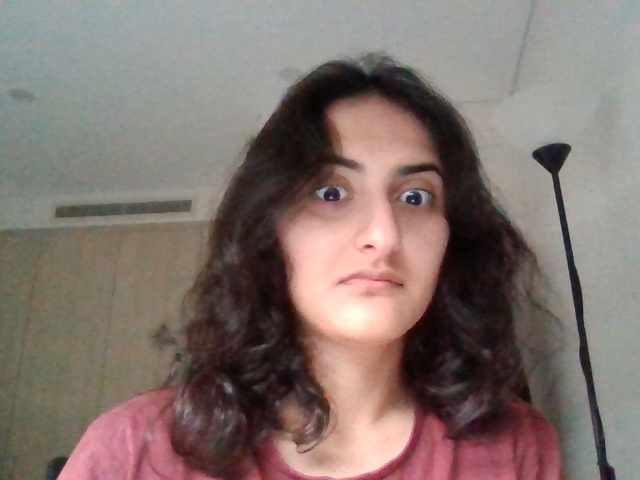
#> input picture src/img_processor/archive/testing_images/webcam_img2.jpg, 640 x 480 px, given in place of the camera
$ python webcam_processing.py
#> lines starting #> are read from the running program, lines starting #| are printed output that depends on the picture; after the words box and inside, x2 and y2 are one past the last pixel; in counts of white or black regions, pixels touching at a corner belong together
import cv2 as cv
import numpy as np

cap = cv.VideoCapture(0)
if not cap.isOpened():
    print("Cannot open camera")
    exit()

switchToContourDetection = False # if you want to test with contour detection (but I feel like we should stick with edge detection)
frameCount = 0

# [6 lines of commented-out code are left out]

while True:
    # Capture frame-by-frame - if frame is read correctly ret is True
    ret, frame = cap.read()
#> frame is the input picture: shape (480, 640, 3); mean B, G, R 109.5, 114.9, 129.5
    if not ret:
        print("Can't receive frame (stream end?). Exiting ...")
        break

    frame_gray = cv.cvtColor(frame, cv.COLOR_BGR2GRAY) # convert frame to grayscale for processing
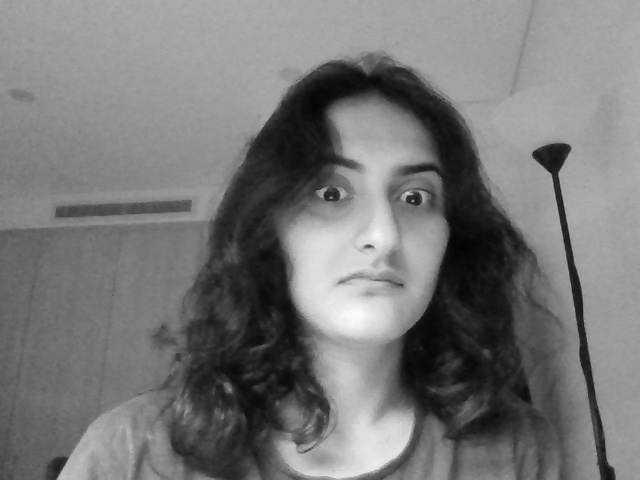
#> frame_gray: shape (480, 640); min 3, max 252, mean 118.7

    # Face detection
    face_cascade = cv.CascadeClassifier('haarcascade_frontalface_default.xml') # load model
    faces = face_cascade.detectMultiScale(frame_gray, 1.3, 5) # run
#> faces = [[272, 128, 205, 205]]

    # To mask out everything but the face
    mask = np.zeros_like(frame_gray) # make a mask

    # Get Region of interest
    for (x,y,w,h) in faces:
            roi_gray = frame_gray[y:y+h, x:x+w]
            mask[y:y+h, x:x+w] = 255
#> this loop made 1 pass
#> pass 1, `roi_gray = frame_gray[y:y+h, x:x+w]`:
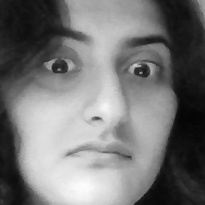
#> roi_gray: shape (205, 205); min 3, max 252, mean 117.7
#> after the loop:
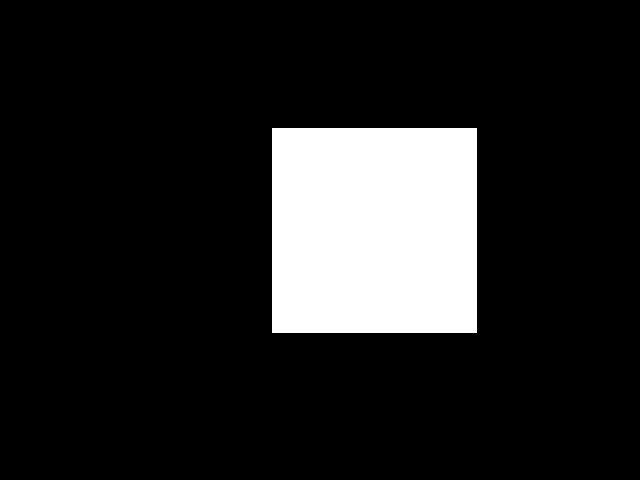
#> mask: shape (480, 640); 13.7% white; 1 white region, box (x1, y1, x2, y2) and area: (272, 128, 477, 333) 42025

    # Apply mask to the frame (it makes a new frame that is a copy of the old one and then applys the mask to it)
    frame_face = frame_gray.copy()
    frame_face = cv.bitwise_and(frame_face, frame_face, mask=mask)
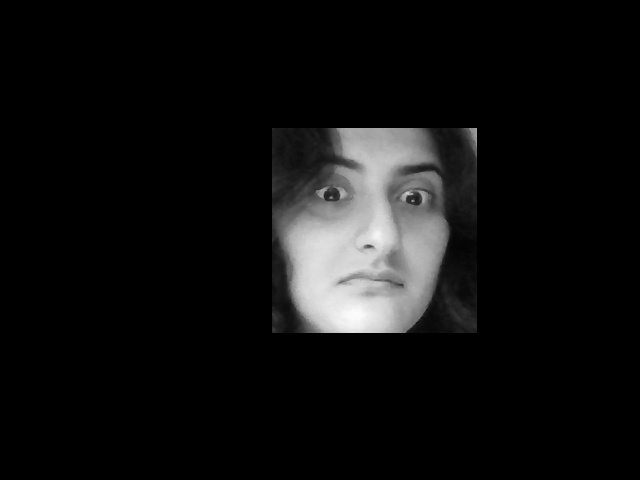
#> frame_face: shape (480, 640); min 0, max 252, mean 16.1

    img_gray = cv.GaussianBlur(frame_face, (5,5), 0) # apply blur for processing (nesscery for edge detection but not contour)

    # Default uses edge detection
    if switchToContourDetection:
        ret, thresh = cv.threshold(frame_face, 60, 255, cv.THRESH_BINARY)
        contours, hierarchy = cv.findContours(image=thresh, mode=cv.RETR_TREE, method=cv.CHAIN_APPROX_SIMPLE)
        out_frame = np.zeros(frame_face.shape) # create a new image to draw the contours on
        cv.drawContours(image=out_frame, contours=contours, contourIdx=-1, color=(255, 255, 255), thickness=1)
        cv.imshow('Contours image', out_frame) # show contours overlayed image

    else:
        out_frame= cv.Canny(image=frame_face, threshold1=85, threshold2=100) # Canny Edge Detection
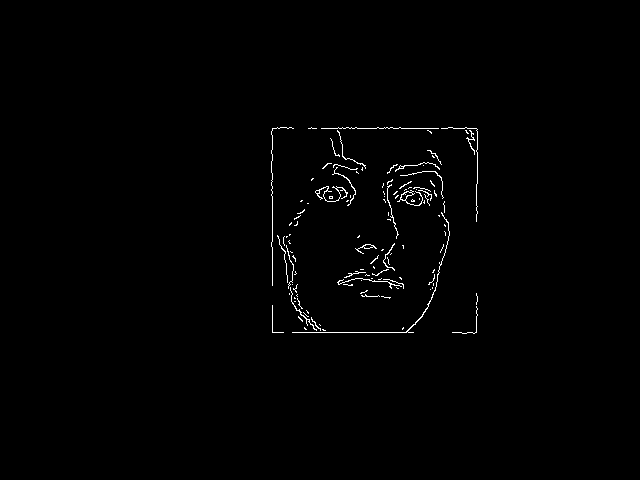
#> out_frame: shape (480, 640); 0.83% white in thin lines or dots, all inside (x1, y1, x2, y2) = (271, 127, 478, 334)
        cv.imshow('Canny Edge Detection', out_frame)

    frameCount += 1
    print('frame count: ' + str(frameCount))

    # Saving
    # #save_vid.write(frame) # save unprocessed video - just change frame to out_frame to save the processed video
    # cv.imshow('frame', frame) # show unprocessed frame if u want

    # Exit key is 's' - can save images here as well if u want
    if cv.waitKey(1) == ord('s'):
#> (key Esc is pressed here)
        cv.imwrite('webcam_unprocessed_img.jpg',frame) # save unprocessed frame if u want
        #cv.imwrtie('webcam_processed_img.jpg', out_frame) # save procssed frame
        print('Image Saved!')
        break

# When everything done, release the capture
cap.release()
cv.destroyAllWindows()
